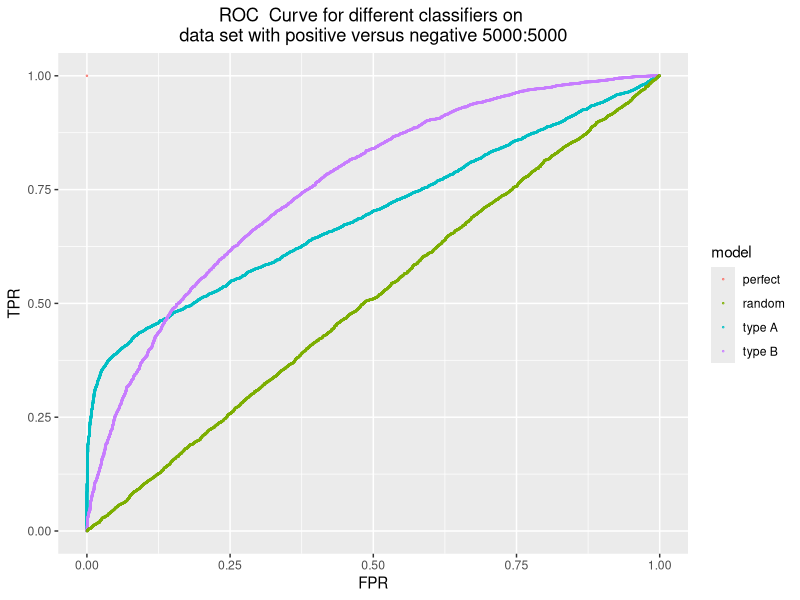
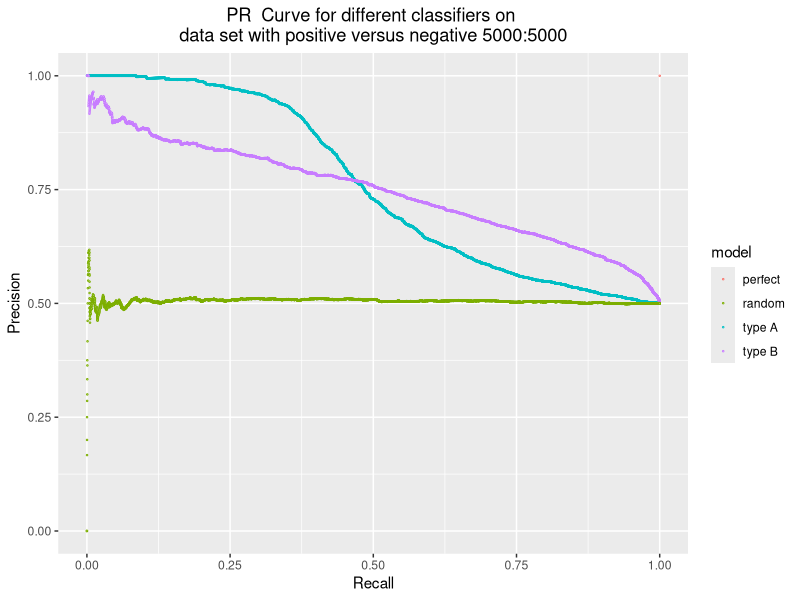
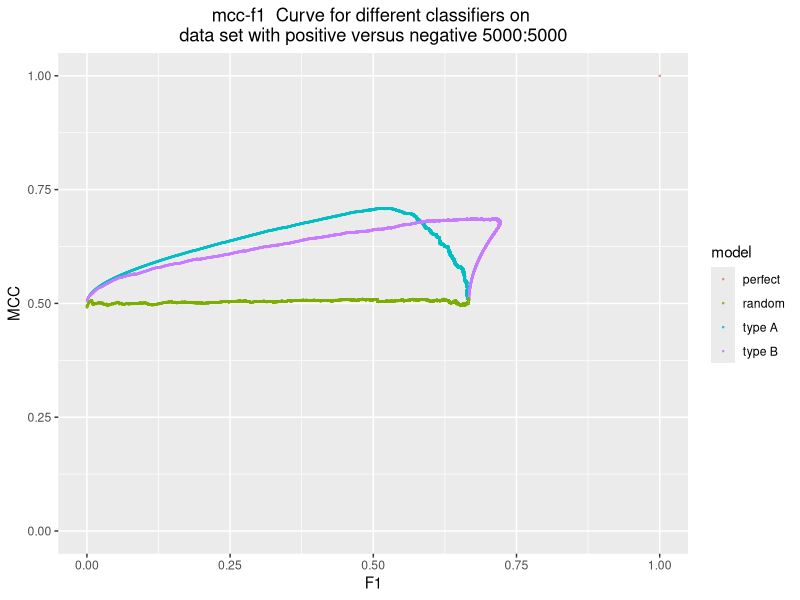
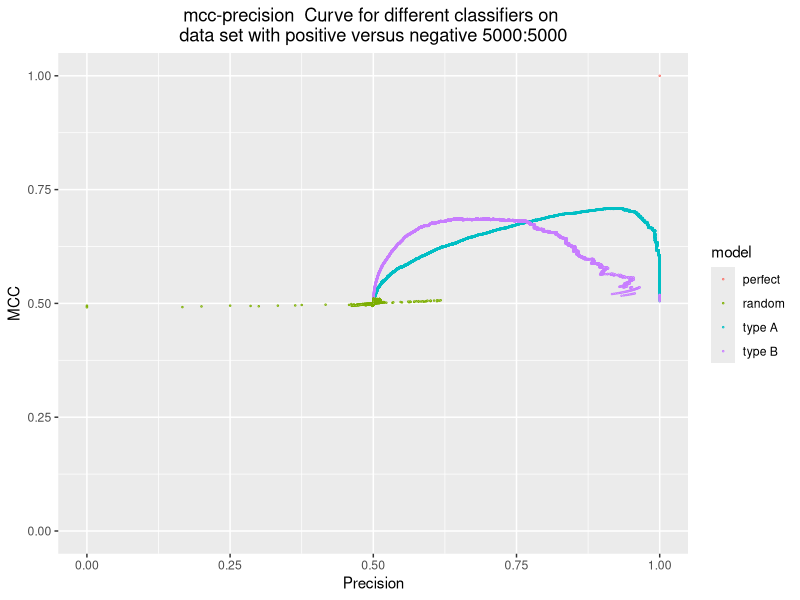
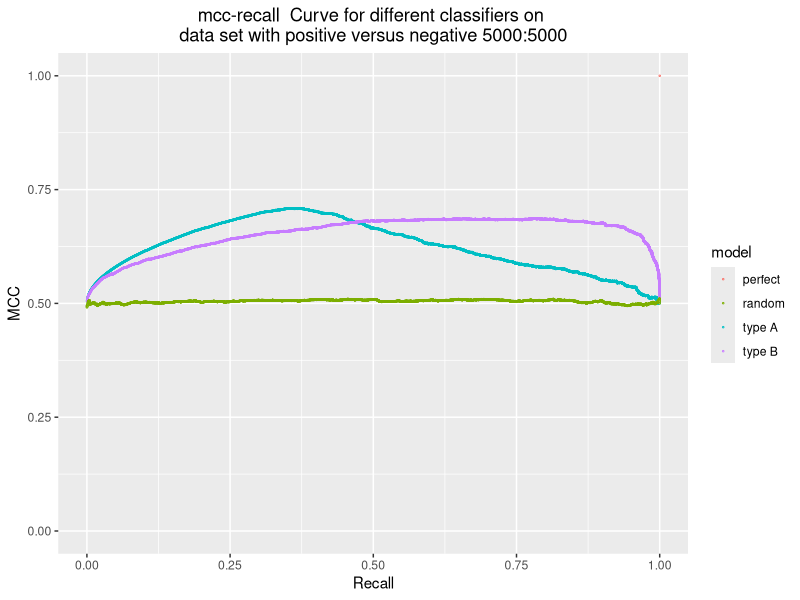
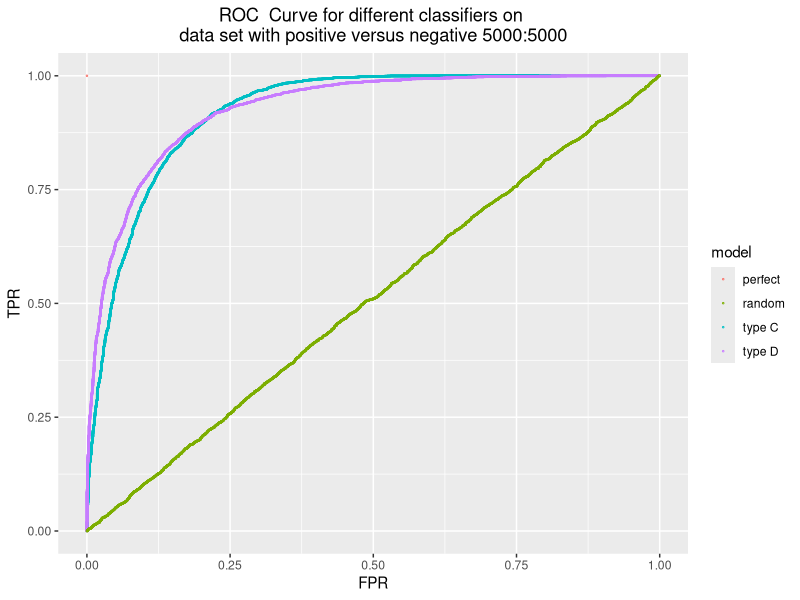
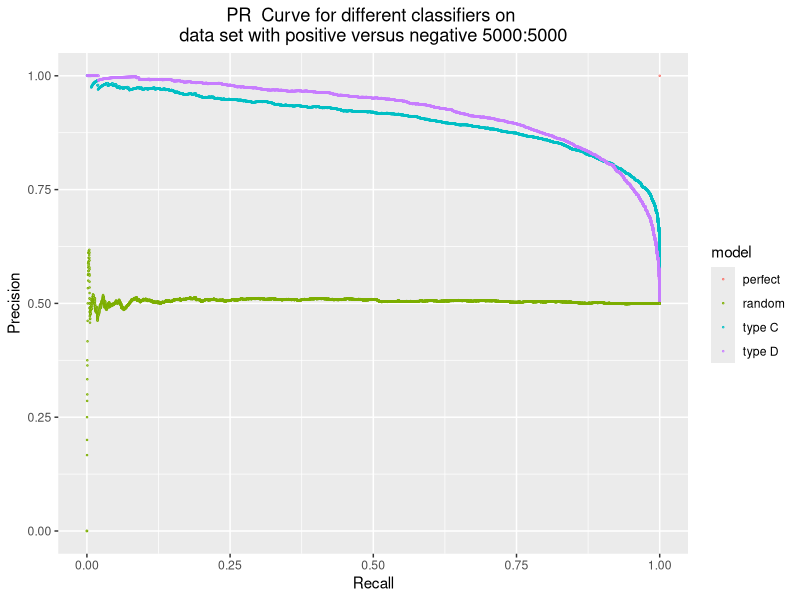
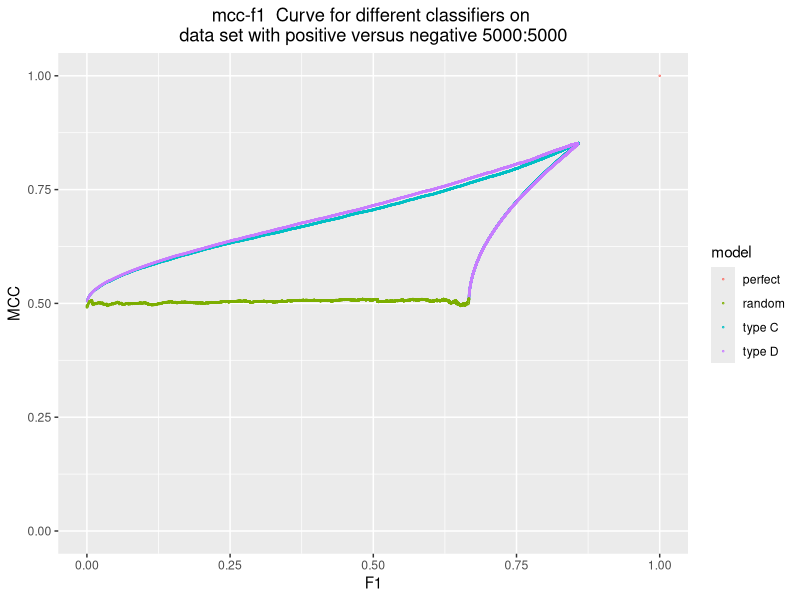

Generate these figures, in order, with R:
## ---- chunk 1
positive_num = 5000
negative_num = 5000
real_value = c(rep(1, positive_num), rep(0, negative_num))
# A and B have different distributions for real positives 
# classifier A:
predicted_value_A = c(rbeta(2000, 9, 2), rbeta(3000, 2, 4), rbeta(negative_num, 2, 4))
# classifier B:
predicted_value_B = c(rbeta(3000, 4, 3), rbeta(2000, 3, 4), rbeta(negative_num, 2, 4))
# perfect classifier
predicted_value_perfect = c(rep(1, 5000), rep(0, 5000))
# random classifier
predicted_value_random = c(runif(10000, 0, 1))
# C and D have different distributions for real negatives 
predicted_value_C = c(rbeta(positive_num, 8, 3), rbeta(2500, 1, 7), rbeta(2500,4, 4))
predicted_value_D = c(rbeta(positive_num, 8, 3), rbeta(2500,3.5,4.5), rbeta(2500,3, 5))

# 1, 2 and 3 have same AUC
predicted_value_1 = c(rbeta(2000, 10, 1.5), rbeta(3000, 2, 4), rbeta(negative_num, 2, 4))
predicted_value_2 = c(rbeta(3000, 3.05, 3), rbeta(2000, 3, 4), rbeta(negative_num, 2, 4))
predicted_value_3 = c(rbeta(3000, 3.05, 3), rbeta(2000, 3, 4), rbeta(2000, 1, 12), rbeta(3000, 4, 4.5))
## ---- chunk 2
library(ROCR)
library(ggplot2)

classification_result <- function (real, prediction){
  
pred <- prediction(prediction, real)
perf <- performance(pred, measure = "tpr", x.measure = "fpr")
# TPR
tpr <- attr(perf, "y.values")[[1]]
# FPR
fpr <- attr(perf, "x.values")[[1]]
# PR curve
perf <- performance(pred, measure = "prec", x.measure = "rec")
# precision
precision <- attr(perf, "y.values")[[1]]
# recall
recall <- attr(perf, "x.values")[[1]]
# mcc-f1
perf <- performance(pred, measure = "mat", x.measure = "f")
# mcc
mcc <- attr(perf, "y.values")[[1]]
# normalised mcc: [-1, 1] to [0, 1]
mcc.nor <- (mcc + 1)/2
# f score
f <- attr(perf, "x.values")[[1]]   
# auc
auc <- attr(performance(pred, "auc"), "y.values")[[1]]


# measure(metric) of mcc-f1: auc*(1-d)

# get the last f score
f.cp = 2/(2+(length(real[real==0])/length(real[real==1])))
f.cp <- max(f[f < f.cp], na.rm = T)
# get the largest f score
f.max = max(f, na.rm = T)

x_lower <- sort(f[c(1: (match(f.max, f)-1))], decreasing = F, na.last = F)
x_lower[1] <- 0
x_higher <- sort(f[c(1: match(f.max, f))], decreasing = F)

# find corresponding mcc.nor
y_higher.index <- match(x_higher, f)
y_higher <- mcc.nor[y_higher.index]
y_lower <- c(0.5,y_higher)
y_lower <- y_lower[-length(y_lower)]

# auc1
auc1 <- sum(0.5*(x_higher - x_lower) *(y_lower + y_higher))

x1 <- sort(f[c(match(f.max, f):length(f))], decreasing = F)
x1_lower <- x1[c(1: length(x1)-1)]
x1_higher <- x1[c(2: length(x1))]
y1_higher.index <- match(f.max, f) -1 + match(x1_higher, f[c(match(f.max, f):length(f))])

y1_higher <- mcc.nor[y1_higher.index]
# auc2
auc2 <- sum((x1_higher-x1_lower)*y1_higher)

# auc of mcc-f1
mcc_auc <- auc1 - f.cp*0.5 -auc2
# smallest distance to (1, 1)
distance <- sqrt(((1-mcc.nor)^2+(1-f)^2))
min_distance <- min(distance, na.rm = T)
# mcc-f1 measure
mcc_measure <- sqrt(2)*mcc_auc*(sqrt(2)-min_distance)

output <-cbind.data.frame(tpr, fpr, precision, recall, mcc.nor, f, auc, mcc_measure)
  return(output)
}
tpr_index = 1
fpr_index = 2
precision_index = 3
recall_index = 4 
mcc.nor_index = 5 
f_score_index = 6
auc_index = 7
mcc_measure_index = 8


## ---- chunk 3
# real is the real value(vector); 
# prediction is the predictions of classifiers(dataset with multiple columns and each column stands for the prediction under a classifier)
# metric_index is a two-element vector. the first element is the index of the metric that should be x axis, and the second element is the index of the metric that should be on y axis
# model_name is a vector of the name of of the models
# type_of_curve is a string. e.g "ROC"
# x_axis is a string that is the label for x axis
# y_axis is a string that is the label for y axis
# positive_vs_negative is the proportion of positive cases versus negative cases
classification_plot <- function(real, prediction, metric_index, model_name, type_of_curve, x_axis, y_axis, positive_vs_negative){
  num_of_classifiers = ncol(prediction)
  list_of_metrics = list()
  num = 1
  while (num <= num_of_classifiers){
    metrics <- classification_result(real, prediction[, num])
    list_of_metrics[[length(list_of_metrics) + 1]] <- metrics
    num = num + 1
  }
  
  
  
  # we don't have auc metric
  if (length(metric_index) == 2){
  x_value <- c()
  y_value <- c()
  length_of_metrics <- c()
  num = 1
  while (num <= num_of_classifiers){
    x_value <- c(x_value, list_of_metrics[[num]][, metric_index[1]])
    y_value <- c(y_value, list_of_metrics[[num]][, metric_index[2]])
    length_of_metrics <- c(length_of_metrics, length(list_of_metrics[[num]][, metric_index[1]]))
    num = num + 1

  }
  df <- data.frame(X = x_value, Y= y_value, model = rep(model_name, times = length_of_metrics))


  ggplot(df, aes(x=X, y=Y, group = model, color = model, ymin=0, ymax=1, xmin=0, xmax=1 )) + geom_point(size = 0.2, shape = 21, fill="white")+
  ggtitle(paste(type_of_curve, " Curve for different classifiers on \ndata set with positive versus negative" , positive_vs_negative)) +
  theme(plot.title=element_text(hjust=0.5))+ labs(x=x_axis, y=y_axis)

}


  # we have auc metric
 else if (length(metric_index) == 3){
  x_value <- c()
  y_value <- c()
  auc_metric <- c()
  length_of_metrics <- c()
  num = 1
  while (num <= num_of_classifiers){
    x_value <- c(x_value, list_of_metrics[[num]][, metric_index[1]])
    y_value <- c(y_value, list_of_metrics[[num]][, metric_index[2]])
    auc_metric <- c(auc_metric, list_of_metrics[[num]][,metric_index[3]])
    length_of_metrics <- c(length_of_metrics, length(list_of_metrics[[num]][, metric_index[1]]))
    num = num + 1

  }
  df <- data.frame(X = x_value, Y= y_value, measure = auc_metric, model = rep(model_name, times = length_of_metrics))
  df$model_and_measure <- paste(df$model, df$measure)


  ggplot(df, aes(x=X, y=Y, group = model_and_measure, color = model_and_measure,ymin=0, ymax=1, xmin=0, xmax=1 )) + geom_point(size = 0.2, shape = 21, fill="white")+
  ggtitle(paste(type_of_curve, " Curve for different classifiers on \ndata set with positive versus negative" , positive_vs_negative)) +
  theme(plot.title=element_text(hjust=0.5))+ labs(x=x_axis, y=y_axis)
    
  }
}




## ---- chunk 4
real = real_value
prediction = cbind(predicted_value_A, predicted_value_B, predicted_value_perfect, predicted_value_random)
model_name= c("type A", "type B", "perfect", "random")

# ROC 
classification_plot(real, prediction, c(fpr_index, tpr_index), model_name, "ROC", "FPR", "TPR","5000:5000")
# PR
classification_plot(real, prediction, c(recall_index, precision_index), model_name,  "PR", "Recall", "Precision","5000:5000")
# mcc-f1
classification_plot(real, prediction, c(f_score_index, mcc.nor_index), model_name,  "mcc-f1", "F1", "MCC", "5000:5000")
# mcc-precision
classification_plot(real, prediction, c(precision_index, mcc.nor_index), model_name, "mcc-precision", "Precision", "MCC", "5000:5000")
# mcc-recall
classification_plot(real, prediction, c(recall_index, mcc.nor_index), model_name, "mcc-recall", "Recall", "MCC", "5000:5000")
## ---- chunk 5
real = real_value
prediction = cbind(predicted_value_C, predicted_value_D, predicted_value_perfect, predicted_value_random)
model_name= c("type C", "type D", "perfect", "random")

# ROC 
classification_plot(real, prediction, c(fpr_index, tpr_index), model_name, "ROC", "FPR", "TPR","5000:5000")
# PR
classification_plot(real, prediction, c(recall_index, precision_index), model_name,  "PR", "Recall", "Precision","5000:5000")
# mcc-f1
classification_plot(real, prediction, c(f_score_index, mcc.nor_index), model_name,  "mcc-f1", "F1", "MCC", "5000:5000")
# mcc-precision
classification_plot(real, prediction, c(precision_index, mcc.nor_index), model_name, "mcc-precision", "Precision", "MCC", "5000:5000")
# mcc-recall
classification_plot(real, prediction, c(recall_index, mcc.nor_index), model_name, "mcc-recall", "Recall", "MCC", "5000:5000")
## ---- chunk 6
real = real_value
# need to substitute with predicted_value....
prediction = cbind(predicted_value_1, predicted_value_2, predicted_value_3)
model_name= c("type 1", "type 2", "type3")

# ROC 
classification_plot(real, prediction, c(fpr_index, tpr_index, auc_index), model_name, "ROC", "FPR", "TPR","5000:5000")
# PR
classification_plot(real, prediction, c(recall_index, precision_index), model_name,  "PR", "Recall", "Precision","5000:5000")
# mcc-f1
classification_plot(real, prediction, c(f_score_index, mcc.nor_index, mcc_measure_index), model_name,  "mcc-f1", "F1", "MCC", "5000:5000")
